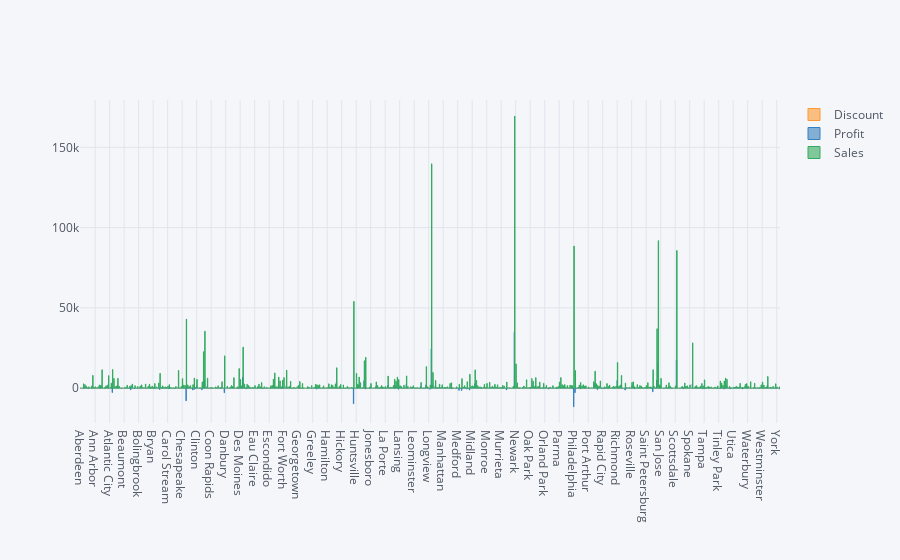

The notebook cell saved with this chart:
### Code cell
plt.figure(figsize=(20,6))
data_city.iplot(kind='bar',x='City',y=['Discount','Profit','Sales'])

### Figure 1 — Plotly figure (JSON) as saved in the notebook; plotly's stock layout.template omitted (floating-point values rounded to 4 significant figures; data arrays with more than 128 entries replaced by an {"elided": "..."} marker saying what was removed)
{"data": [{"marker": {"color": "rgba(255, 153, 51, 0.6)", "line": {"color": "rgba(255, 153, 51, 1.0)", "width": 1}}, "name": "Discount", "orientation": "v", "text": "", "type": "bar", "x": {"elided": "531 str values"}, "y": {"elided": "531 float values"}}, {"marker": {"color": "rgba(55, 128, 191, 0.6)", "line": {"color": "rgba(55, 128, 191, 1.0)", "width": 1}}, "name": "Profit", "orientation": "v", "text": "", "type": "bar", "x": {"elided": "531 str values"}, "y": {"elided": "531 float values"}}, {"marker": {"color": "rgba(50, 171, 96, 0.6)", "line": {"color": "rgba(50, 171, 96, 1.0)", "width": 1}}, "name": "Sales", "orientation": "v", "text": "", "type": "bar", "x": {"elided": "531 str values"}, "y": {"elided": "531 float values"}}], "layout": {"legend": {"bgcolor": "#F5F6F9", "font": {"color": "#4D5663"}}, "paper_bgcolor": "#F5F6F9", "plot_bgcolor": "#F5F6F9", "title": {"font": {"color": "#4D5663"}}, "xaxis": {"gridcolor": "#E1E5ED", "showgrid": true, "tickfont": {"color": "#4D5663"}, "title": {"font": {"color": "#4D5663"}, "text": ""}, "zerolinecolor": "#E1E5ED"}, "yaxis": {"gridcolor": "#E1E5ED", "showgrid": true, "tickfont": {"color": "#4D5663"}, "title": {"font": {"color": "#4D5663"}, "text": ""}, "zerolinecolor": "#E1E5ED"}}}
